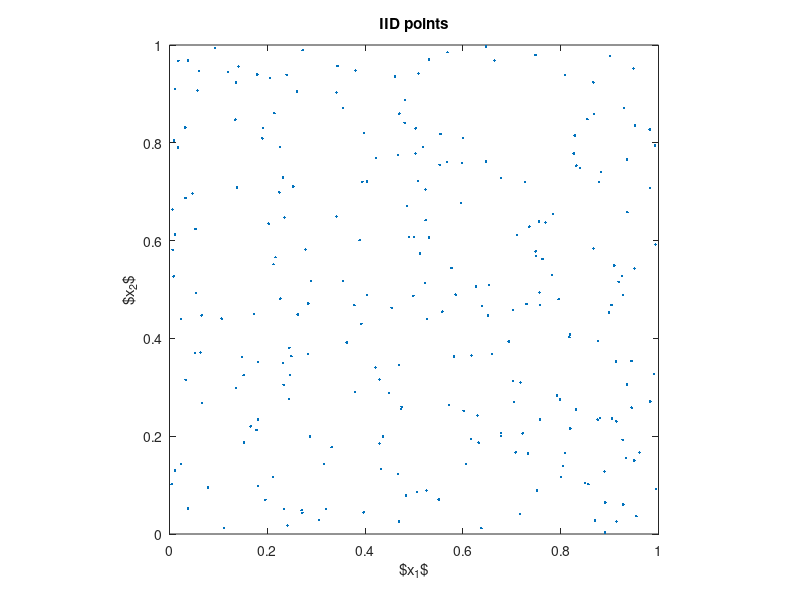

Here is the MATLAB script that generated this plot: (Note: this script raises an error after producing the figure.)
%% Quasi-Monte Carlo
% IID sampling provides a mechanism to simulate any distribution and
% enables the use of Monte Carlo methods. But samples can be drawn
% differently, to decrease variance and reduce the computational cost. This
% techniques give name to new class of methods for estimating random
% probabilities: Quasi-Monte Carlo methods.
%
% This script simply presents in a visual way some differences between IID
% sampling (used in Simple Monte Carlo) and other two Quasi-Monte Carlo
% sampling techniques. Nevertheless, the biggest difference is that
% Quasi-Monte Carlo is only IID in appearance.
%
% Consider the problem of sampling uniformly on the unit cube, $[0,1]^d$. 
% For illustration $d=2$ is chosen.

d = 2; %dimension
n = 256; %number of samples

%% IID
% Here are $n=256$ IID samples. This represents the _true_ aspect of IID
% sampling. But keep in mind that these aren't either completely random,
% but have been generated from a sequence.

xIID = rand(n,d);             % uniform (quasi-)random numbers
plot(xIID(:,1),xIID(:,2),'.') % plot the points
xlabel('$x_1$')               % and label
ylabel('$x_2$')               % the axes
title('IID points')
axis square                   % make the aspect ratio equal to one

%% Shifted lattice node sets
% One set of more evenly distributed points are node sets of *integration* 
% *lattices* . They look like a tilted grid. Here is an example with a
% shift modulo one.

% the first n rank-1 lattice node sets, shifted
xLattice = mod(bsxfun(@plus,gail.lattice_gen(1,n,d),rand(1,d)),1);
figure
plot(xLattice(:,1),xLattice(:,2),'.') % plot the points
xlabel('$x_1$')                       % and label
ylabel('$x_2$')                       % the axes
title('Rank-1 lattice node set')
axis square                           % make the aspect ratio equal to one

%% Scrambled Sobol' points
% Another way to sample more evenly is to use Sobol' points. Sobol' points
% are just a case of *digital nets* generated using base 2. Here is an
% example of scrambled and shifted Sobol' points. They are also random, but
% not IID.

% create a scrambled Sobol object
sob = scramble(sobolset(d),'MatousekAffineOwen'); 
figure
xSobol = net(sob,n);              % the first n points of a Sobol' sequence
plot(xSobol(:,1),xSobol(:,2),'.') % plot the points
xlabel('$x_1$')                   % and label
ylabel('$x_2$')                   % the axes
title('Sobol'' points')
axis square                       % make the aspect ratio equal to one

%%
% Author: _Alejandro Madriñán Fernández_ 